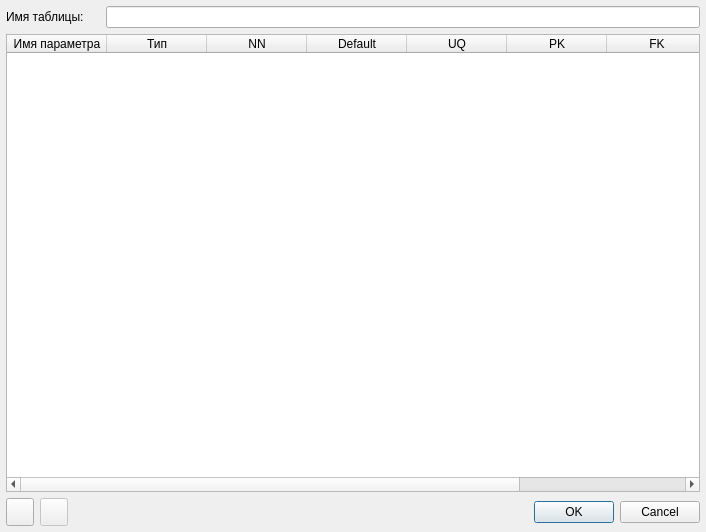
<?xml version="1.0" encoding="UTF-8"?>
<ui version="4.0">
 <class>DAddTable</class>
 <widget class="QDialog" name="DAddTable">
  <property name="geometry">
   <rect>
    <x>0</x>
    <y>0</y>
    <width>706</width>
    <height>532</height>
   </rect>
  </property>
  <property name="windowTitle">
   <string>Добавить таблицу</string>
  </property>
  <layout class="QVBoxLayout" name="verticalLayout">
   <property name="leftMargin">
    <number>6</number>
   </property>
   <property name="topMargin">
    <number>6</number>
   </property>
   <property name="rightMargin">
    <number>6</number>
   </property>
   <property name="bottomMargin">
    <number>6</number>
   </property>
   <item>
    <layout class="QHBoxLayout" name="horizontalLayout">
     <item>
      <widget class="QLabel" name="label">
       <property name="text">
        <string>Имя таблицы:</string>
       </property>
      </widget>
     </item>
     <item>
      <spacer name="horizontalSpacer">
       <property name="orientation">
        <enum>Qt::Horizontal</enum>
       </property>
       <property name="sizeType">
        <enum>QSizePolicy::Fixed</enum>
       </property>
       <property name="sizeHint" stdset="0">
        <size>
         <width>16</width>
         <height>20</height>
        </size>
       </property>
      </spacer>
     </item>
     <item>
      <widget class="QLineEdit" name="TableName_le">
       <property name="text">
        <string/>
       </property>
      </widget>
     </item>
    </layout>
   </item>
   <item>
    <widget class="QTableWidget" name="DBTable_tw">
     <property name="showDropIndicator" stdset="0">
      <bool>false</bool>
     </property>
     <property name="dragDropOverwriteMode">
      <bool>false</bool>
     </property>
     <property name="selectionMode">
      <enum>QAbstractItemView::SingleSelection</enum>
     </property>
     <property name="selectionBehavior">
      <enum>QAbstractItemView::SelectRows</enum>
     </property>
     <property name="showGrid">
      <bool>true</bool>
     </property>
     <property name="wordWrap">
      <bool>false</bool>
     </property>
     <property name="cornerButtonEnabled">
      <bool>false</bool>
     </property>
     <attribute name="horizontalHeaderVisible">
      <bool>true</bool>
     </attribute>
     <attribute name="horizontalHeaderCascadingSectionResizes">
      <bool>false</bool>
     </attribute>
     <attribute name="horizontalHeaderDefaultSectionSize">
      <number>100</number>
     </attribute>
     <attribute name="horizontalHeaderShowSortIndicator" stdset="0">
      <bool>false</bool>
     </attribute>
     <attribute name="horizontalHeaderStretchLastSection">
      <bool>true</bool>
     </attribute>
     <column>
      <property name="text">
       <string>Имя параметра</string>
      </property>
     </column>
     <column>
      <property name="text">
       <string>Тип</string>
      </property>
     </column>
     <column>
      <property name="text">
       <string>NN</string>
      </property>
      <property name="toolTip">
       <string>NOT NULL</string>
      </property>
     </column>
     <column>
      <property name="text">
       <string>Default</string>
      </property>
     </column>
     <column>
      <property name="text">
       <string>UQ</string>
      </property>
      <property name="toolTip">
       <string>UNIQUE</string>
      </property>
     </column>
     <column>
      <property name="text">
       <string>PK</string>
      </property>
      <property name="toolTip">
       <string>PRIMARY KEY</string>
      </property>
     </column>
     <column>
      <property name="text">
       <string>FK</string>
      </property>
      <property name="toolTip">
       <string>FOREIGN KEY</string>
      </property>
     </column>
     <column>
      <property name="text">
       <string>Ссылка</string>
      </property>
     </column>
    </widget>
   </item>
   <item>
    <layout class="QHBoxLayout" name="horizontalLayout_2">
     <item>
      <widget class="QPushButton" name="AddRow_pb">
       <property name="minimumSize">
        <size>
         <width>28</width>
         <height>28</height>
        </size>
       </property>
       <property name="maximumSize">
        <size>
         <width>28</width>
         <height>28</height>
        </size>
       </property>
       <property name="toolTip">
        <string>Добавить строку</string>
       </property>
       <property name="text">
        <string/>
       </property>
       <property name="icon">
        <iconset resource="../res/Icons.qrc">
         <normaloff>:/Add.png</normaloff>:/Add.png</iconset>
       </property>
       <property name="iconSize">
        <size>
         <width>22</width>
         <height>22</height>
        </size>
       </property>
      </widget>
     </item>
     <item>
      <widget class="QPushButton" name="DeleteRow_pb">
       <property name="enabled">
        <bool>false</bool>
       </property>
       <property name="minimumSize">
        <size>
         <width>28</width>
         <height>28</height>
        </size>
       </property>
       <property name="maximumSize">
        <size>
         <width>28</width>
         <height>28</height>
        </size>
       </property>
       <property name="toolTip">
        <string>Удалить строку</string>
       </property>
       <property name="text">
        <string/>
       </property>
       <property name="icon">
        <iconset resource="../res/Icons.qrc">
         <normaloff>:/Delete.png</normaloff>:/Delete.png</iconset>
       </property>
       <property name="iconSize">
        <size>
         <width>22</width>
         <height>22</height>
        </size>
       </property>
      </widget>
     </item>
     <item>
      <spacer name="horizontalSpacer_2">
       <property name="orientation">
        <enum>Qt::Horizontal</enum>
       </property>
       <property name="sizeHint" stdset="0">
        <size>
         <width>40</width>
         <height>20</height>
        </size>
       </property>
      </spacer>
     </item>
     <item>
      <widget class="QDialogButtonBox" name="ButtonBox_bb">
       <property name="orientation">
        <enum>Qt::Horizontal</enum>
       </property>
       <property name="standardButtons">
        <set>QDialogButtonBox::Cancel|QDialogButtonBox::Ok</set>
       </property>
      </widget>
     </item>
    </layout>
   </item>
  </layout>
 </widget>
 <resources>
  <include location="../res/Icons.qrc"/>
 </resources>
 <connections>
  <connection>
   <sender>ButtonBox_bb</sender>
   <signal>rejected()</signal>
   <receiver>DAddTable</receiver>
   <slot>reject()</slot>
   <hints>
    <hint type="sourcelabel">
     <x>316</x>
     <y>260</y>
    </hint>
    <hint type="destinationlabel">
     <x>286</x>
     <y>274</y>
    </hint>
   </hints>
  </connection>
 </connections>
</ui>
